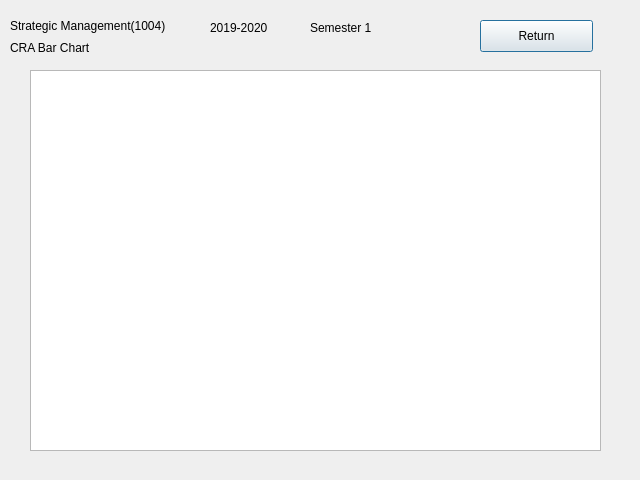
<?xml version="1.0" encoding="UTF-8"?>
<ui version="4.0">
 <class>Dialog</class>
 <widget class="QDialog" name="Dialog">
  <property name="geometry">
   <rect>
    <x>0</x>
    <y>0</y>
    <width>640</width>
    <height>480</height>
   </rect>
  </property>
  <property name="windowTitle">
   <string>Dialog</string>
  </property>
  <widget class="QLabel" name="label_3">
   <property name="geometry">
    <rect>
     <x>310</x>
     <y>20</y>
     <width>151</width>
     <height>16</height>
    </rect>
   </property>
   <property name="text">
    <string>Semester 1</string>
   </property>
  </widget>
  <widget class="QLabel" name="label_2">
   <property name="geometry">
    <rect>
     <x>210</x>
     <y>20</y>
     <width>151</width>
     <height>16</height>
    </rect>
   </property>
   <property name="text">
    <string>2019-2020</string>
   </property>
  </widget>
  <widget class="QLabel" name="label">
   <property name="geometry">
    <rect>
     <x>10</x>
     <y>10</y>
     <width>271</width>
     <height>31</height>
    </rect>
   </property>
   <property name="text">
    <string>Strategic Management(1004)</string>
   </property>
  </widget>
  <widget class="QPushButton" name="pushButton">
   <property name="geometry">
    <rect>
     <x>480</x>
     <y>20</y>
     <width>113</width>
     <height>32</height>
    </rect>
   </property>
   <property name="text">
    <string>Return</string>
   </property>
  </widget>
  <widget class="QGraphicsView" name="graphicsView">
   <property name="geometry">
    <rect>
     <x>30</x>
     <y>70</y>
     <width>571</width>
     <height>381</height>
    </rect>
   </property>
  </widget>
  <widget class="QLabel" name="label_4">
   <property name="geometry">
    <rect>
     <x>10</x>
     <y>40</y>
     <width>171</width>
     <height>16</height>
    </rect>
   </property>
   <property name="text">
    <string>CRA Bar Chart</string>
   </property>
  </widget>
 </widget>
 <resources/>
 <connections/>
</ui>
